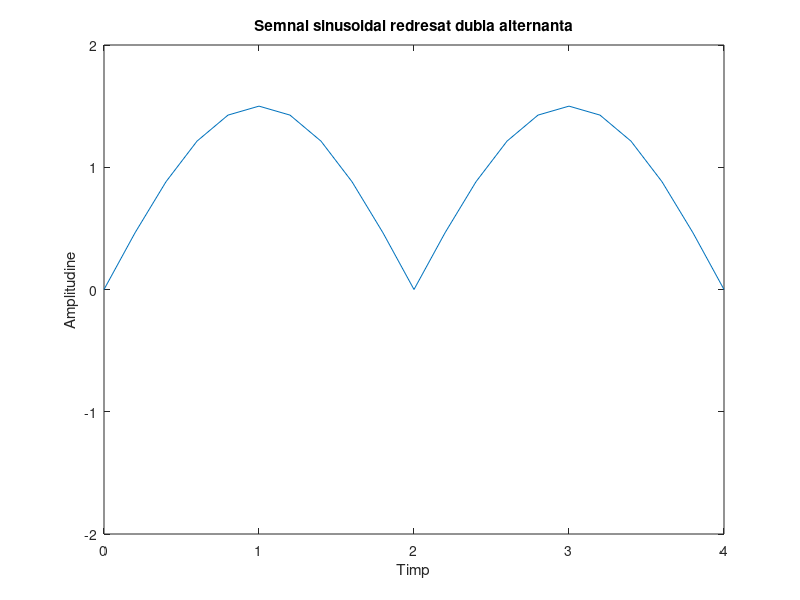

This figure's MATLAB source:
t=0:0.2:4;		%realizarea vectorului de timp

s=abs(1.5*sin(((2*pi)/4)*t));	%realizarea si redresarea dubla alternanta a semnalului sinusoidal

plot(t, s);		%reprezentarea grafica a semnalului cerut
axis([0 4 -2 2]);
title ('Semnal sinusoidal redresat dubla alternanta');
xlabel('Timp');
ylabel('Amplitudine');